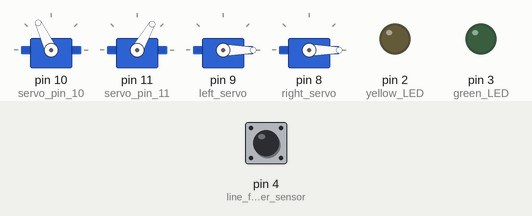
Simulated run of this sketch. Board: Arduino Uno, built with avr-gcc and run on an emulated ATmega328P. Parts: 4 × servo, output pins drawn as LEDs (lit = HIGH). The inputs (shaded band) are chosen by the test bench; at power-on: pin 4 (line_follower_sensor) LOW.

Above: at 1.2 s.
1.3 s: pin 4 (line_follower_sensor) driven HIGH
At 2.2 s:
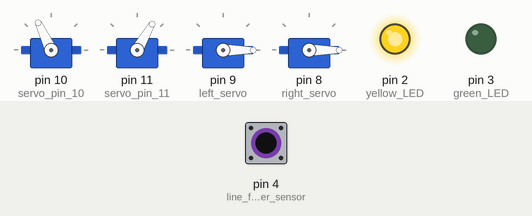
2.8 s: pin 4 (line_follower_sensor) driven LOW
At 3.3 s:
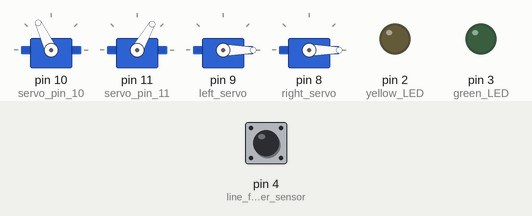
4.3 s: pin 4 (line_follower_sensor) pulsed HIGH 2 times (0.12 s each, 0.3 s apart)
At 6.3 s:
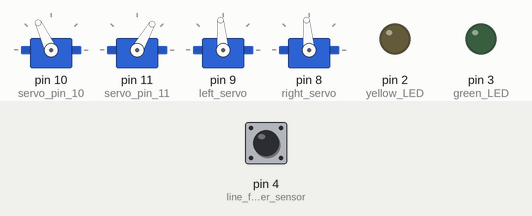
7.9 s: pin 4 (line_follower_sensor) driven HIGH
At 10.7 s:
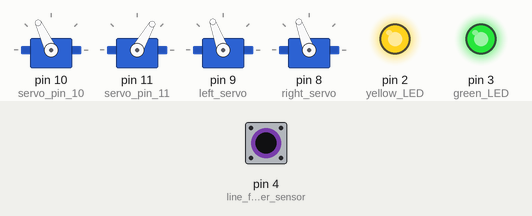
10.9 s: pin 4 (line_follower_sensor) driven LOW
At 11.9 s:
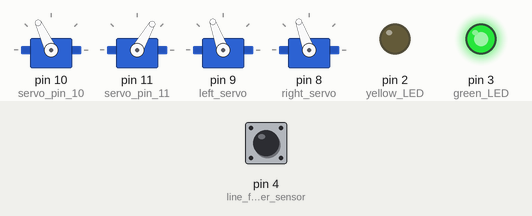
12.4 s: pin 4 (line_follower_sensor) pulsed HIGH 5 times (0.12 s each, 0.3 s apart)
At 13.6 s:
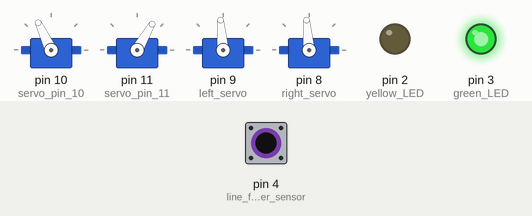
Timing chart, 0 to 16.4 s (numbered marks = the images above; inputs shaded):
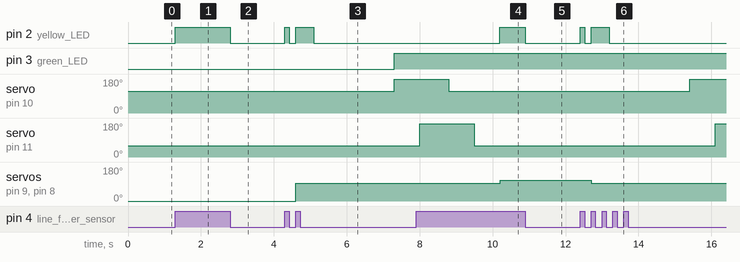

The sketch:

kimbot-sweep-for-ball.ino
```cpp
#include <Servo.h>
#include <Ultrasonic.h>

#include <Wire.h>
#include <Adafruit_Sensor.h>
#include <Adafruit_BNO055.h>
#include <utility/imumaths.h>

Servo left_servo; // pin 9
Servo right_servo; // pin 8

Servo servo_pin_10; // claw
Servo servo_pin_11; // arm
//libraries at http://www.duinoedu.com/
Ultrasonic monUltrasonic(5);

#define FORWARD true
#define REVERSE false
#define SERVO_FORWARD 0
#define SERVO_REVERSE 110
#define SERVO_STOP 95
#define OBJECT_UNDER_CLAW 7

// globals
int State = 0;
unsigned long StartTime = 0;
int LightState = 0;
int LightCount = 0;

void setup()
{
  servo_pin_10.attach(10); // claw
  servo_pin_11.attach(11); // arm
  left_servo.attach(9);
  right_servo.attach(8);

  pinMode(2, OUTPUT); // yellow LED
  pinMode(3, OUTPUT); // green LED
  pinMode(4, INPUT);  // line follower sensor
  pinMode(7, INPUT);  // green button

}

    void StopMotors () {
      left_servo.write( SERVO_STOP );
      right_servo.write( SERVO_STOP );
      }

    void CountLightTransitions () {
      bool light_sensor = digitalRead(4);
      switch (LightState) {
        case 0: //  dark
          if (light_sensor) { // now light
            LightState = 1;
            LightCount++;
            digitalWrite( 2 , HIGH ); // yellow LED
          }
          break;
        case 1: // light
          if (!light_sensor) { // now dark
            LightState = 0;
            digitalWrite( 2 , LOW );
          }
          break;
      }
    }

    void DriveByCounts (bool forward, int countLimit) {
      LightCount = 0;
      int servoPos = forward ? SERVO_FORWARD : SERVO_REVERSE;
      while (LightCount <= countLimit) {
        left_servo.write( servoPos );
        right_servo.write( servoPos );
        CountLightTransitions();
      }
      StopMotors();
    }

    bool SweepForBall(int countLimit) {
      LightCount = 0;
      bool foundBall = false;
      while (LightCount <= countLimit && !foundBall) { // sweep right counts
        left_servo.write( SERVO_FORWARD );
        right_servo.write( SERVO_REVERSE );
        foundBall = monUltrasonic.mesurer() < OBJECT_UNDER_CLAW;
        CountLightTransitions();
      }
      StopMotors(); delay (500); LightCount = 0;
      while (LightCount <= countLimit*2 && !foundBall) { // sweep back to center then left
        left_servo.write( SERVO_REVERSE );
        right_servo.write( SERVO_FORWARD );
        foundBall = monUltrasonic.mesurer() < OBJECT_UNDER_CLAW;
        CountLightTransitions();
      }
      StopMotors(); delay (500); LightCount = 0;
      while (LightCount <= countLimit && !foundBall) { // sweep back to center
        left_servo.write( SERVO_FORWARD );
        right_servo.write( SERVO_REVERSE );
        foundBall = monUltrasonic.mesurer() < OBJECT_UNDER_CLAW;
        CountLightTransitions();
      }
      StopMotors();
      return (foundBall);
    }

    bool GrabBall()
    {
      bool grabbedBall = false;
      delay( 700 );
      if (( ( monUltrasonic.mesurer() ) < ( OBJECT_UNDER_CLAW ) ))
      {
        digitalWrite( 3 , HIGH ); // green LED
        servo_pin_10.write( 180 ); // claw open
        delay( 700 );
        servo_pin_11.write( 175 ); // arm down
        delay( 800 );
        servo_pin_10.write( 115 ); // claw close
        delay( 700 );
        servo_pin_11.write( 60 ); // arm up
        delay( 700 );
        grabbedBall = monUltrasonic.mesurer() >= OBJECT_UNDER_CLAW; // if we did grab ball, it is no longer visible to sensor
      }
      else
      {
        digitalWrite( 3 , LOW );
      }
      return (grabbedBall);
    }

void loop()
{
  // arm up, claw closed
  servo_pin_10.write( 115 );
  servo_pin_11.write( 60 );

  bool light_sensor = false ;
  bool found_ball = false;
  bool grabbed_ball = false;

  switch (State) {
    case 0: // go forward
      DriveByCounts(FORWARD, 2);
      StopMotors();
      State = 1;
      break;
    case 1:
      delay (500);
      found_ball = SweepForBall(1);
      delay (500);
      if (found_ball) State = 2;
      else State = 0; // keep creeping forward
      break;
    case 2:
      // successfully found ball, try to pick it up
      grabbed_ball = GrabBall();
      if (grabbed_ball) State = 4; // done
      else State = 3; // backup and try again
      break;
    case 3: // backup
      DriveByCounts(REVERSE, 2);
      StopMotors();
      State = 1;
      break;
    case 4:
      StopMotors();
      digitalWrite(3, LOW); // green light off
      digitalWrite(2, LOW); // yellow light off
      break;
    }
  }
```

Measured:
- after the input at 1.3 s, pin 2 (yellow_LED): LOW → HIGH at once
- after the input at 2.8 s, pin 2 (yellow_LED): HIGH → LOW at once
- after the input at 4.3 s, pin 2 (yellow_LED): LOW → HIGH at once, → LOW 0.12 s later, → HIGH 0.18 s later, → LOW 0.50 s later; pin 3 (green_LED): LOW → HIGH after 3.0 s; servo on pin 10 (servo_pin_10): 115° → 180° after 3.0 s; servo on pin 9 (left_servo), servo on pin 8 (right_servo): 0° → 95° after 0.30 s
- after the input at 7.9 s, pin 2 (yellow_LED): LOW → HIGH after 2.3 s
- after the input at 10.9 s, pin 2 (yellow_LED): HIGH → LOW at once
- after the input at 12.4 s, pin 2 (yellow_LED): LOW → HIGH at once, → LOW 0.12 s later, → HIGH 0.18 s later, → LOW 0.50 s later; servo on pin 10 (servo_pin_10): 115° → 180° after 3.0 s; servo on pin 11 (servo_pin_11): 60° → 175° after 3.7 s; servo on pin 9 (left_servo), servo on pin 8 (right_servo): 110° → 95° after 0.30 s
